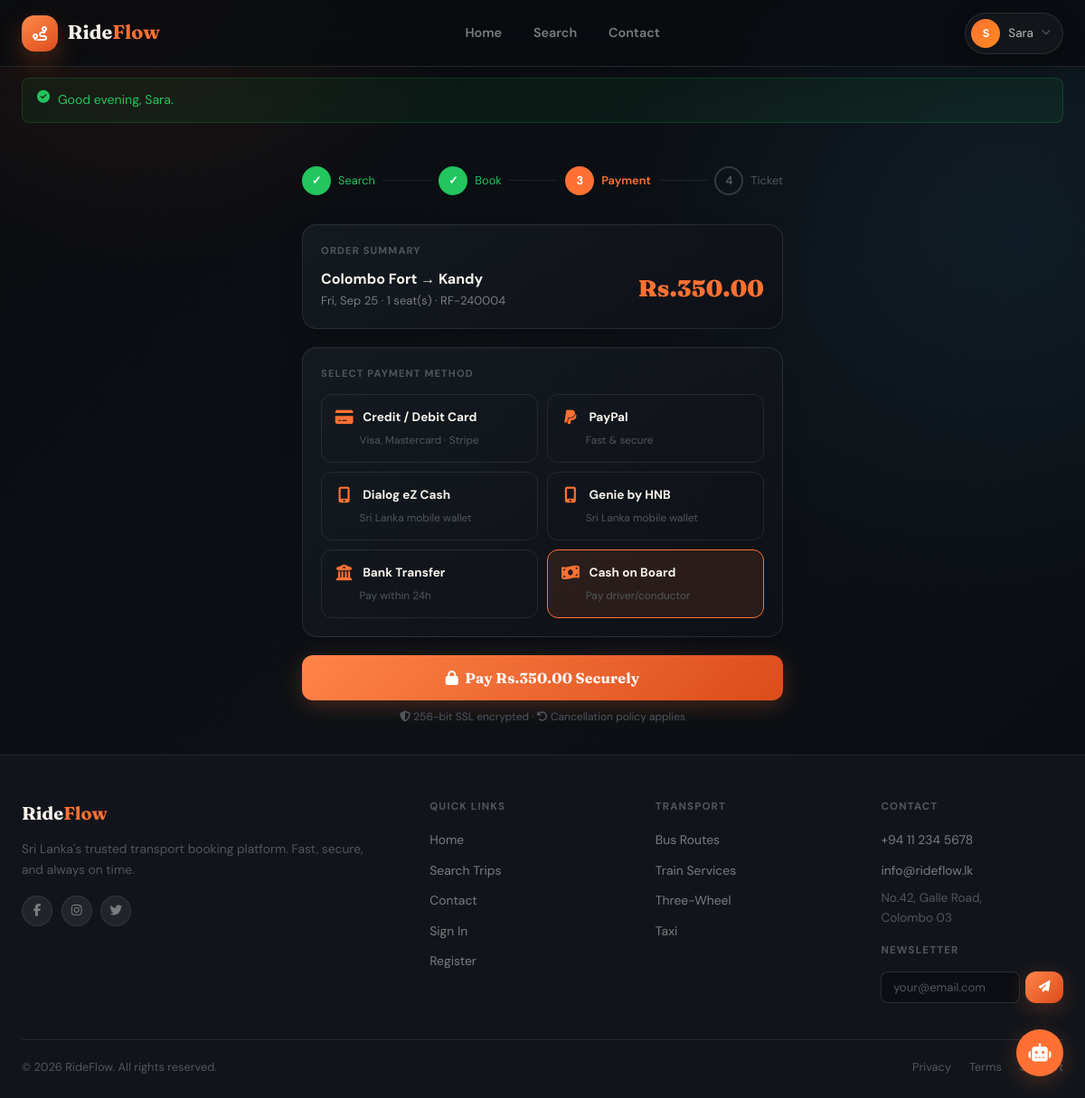
Screenshot of /payment/checkout.php?booking=4 (signed in) with the database file from the repository.
### tables this page shows
CREATE TABLE IF NOT EXISTS bookings (
  id               INT UNSIGNED AUTO_INCREMENT PRIMARY KEY,
  user_id          INT UNSIGNED NOT NULL,
  schedule_id      INT UNSIGNED NOT NULL,
  booking_ref      VARCHAR(20)  NOT NULL UNIQUE,
  seats_booked     INT          NOT NULL DEFAULT 1,
  total_fare       DECIMAL(10,2) NOT NULL DEFAULT 0.00,
  passenger_name   VARCHAR(120) NOT NULL,
  passenger_phone  VARCHAR(20)  NOT NULL,
  passenger_email  VARCHAR(180) NULL,
  booking_status   ENUM('pending','confirmed','cancelled','completed','no_show') NOT NULL DEFAULT 'pending',
  payment_status   ENUM('unpaid','paid','refunded','failed') NOT NULL DEFAULT 'unpaid',
  qr_code          TEXT         NULL COMMENT 'Base64 QR data',
  notes            TEXT         NULL,
  booked_at        TIMESTAMP DEFAULT CURRENT_TIMESTAMP,
  created_at       TIMESTAMP DEFAULT CURRENT_TIMESTAMP,
  updated_at       TIMESTAMP DEFAULT CURRENT_TIMESTAMP ON UPDATE CURRENT_TIMESTAMP,
  FOREIGN KEY (user_id)     REFERENCES users(id)     ON DELETE CASCADE,
  FOREIGN KEY (schedule_id) REFERENCES schedules(id) ON DELETE RESTRICT,
  INDEX idx_user     (user_id),
  INDEX idx_schedule (schedule_id),
  INDEX idx_status   (booking_status),
  INDEX idx_payment  (payment_status),
  INDEX idx_ref      (booking_ref)
);

CREATE TABLE IF NOT EXISTS routes (
  id                 INT UNSIGNED AUTO_INCREMENT PRIMARY KEY,
  type_id            INT UNSIGNED NOT NULL,
  route_name         VARCHAR(150) NOT NULL,
  origin             VARCHAR(100) NOT NULL,
  destination        VARCHAR(100) NOT NULL,
  distance_km        DECIMAL(8,2) NULL,
  estimated_duration VARCHAR(30)  NULL,
  status             ENUM('active','inactive') NOT NULL DEFAULT 'active',
  created_at         TIMESTAMP DEFAULT CURRENT_TIMESTAMP,
  FOREIGN KEY (type_id) REFERENCES transport_types(id) ON DELETE RESTRICT,
  INDEX idx_origin (origin),
  INDEX idx_dest   (destination),
  INDEX idx_type   (type_id)
);

CREATE TABLE IF NOT EXISTS schedules (
  id              INT UNSIGNED AUTO_INCREMENT PRIMARY KEY,
  route_id        INT UNSIGNED NOT NULL,
  vehicle_id      INT UNSIGNED NOT NULL,
  departure_date  DATE         NOT NULL,
  departure_time  TIME         NOT NULL,
  arrival_time    TIME         NULL,
  fare            DECIMAL(10,2) NOT NULL DEFAULT 0.00,
  available_seats INT          NOT NULL DEFAULT 0,
  status          ENUM('scheduled','departed','arrived','cancelled') NOT NULL DEFAULT 'scheduled',
  created_at      TIMESTAMP DEFAULT CURRENT_TIMESTAMP,
  FOREIGN KEY (route_id)   REFERENCES routes(id)   ON DELETE CASCADE,
  FOREIGN KEY (vehicle_id) REFERENCES vehicles(id) ON DELETE RESTRICT,
  INDEX idx_route   (route_id),
  INDEX idx_vehicle (vehicle_id),
  INDEX idx_date    (departure_date),
  INDEX idx_status  (status)
);

### payment/checkout.php (the view, shortened to what the rows shown need)
<?php
require_once RF_ROOT.'/config/database.php';
require_once RF_ROOT.'/includes/helpers.php';
$bookingId = (int)($_GET['booking'] ?? $_POST['booking_id'] ?? 0);
$booking = db_row("
    SELECT b.*, s.departure_date, s.departure_time, r.origin, r.destination, t.type_name
    FROM bookings b
    JOIN schedules s ON s.id=b.schedule_id
    JOIN routes r    ON r.id=s.route_id
    JOIN transport_types t ON t.id=r.type_id
    WHERE b.id=? AND b.user_id=?", [$bookingId, current_uid()]);
require_once RF_ROOT.'/includes/header.php';
?>
<div class="main-content">
<div class="container-sm" style="max-width:580px">
  <div class="card card-pad" style="margin-bottom:1.25rem">
    <div style="display:flex;justify-content:space-between;align-items:center">
      <div>
        <div style="font-weight:700;color:var(--chalk)"><?= e($booking['origin']) ?> → <?= e($booking['destination']) ?></div>
        <div style="font-size:.82rem;color:var(--chalk3)"><?= date('D, M j',strtotime($booking['departure_date'])) ?> · <?= $booking['seats_booked'] ?> seat(s) · <?= e($booking['booking_ref']) ?></div>
      </div>
      <div style="font-family:var(--ff-disp);font-size:1.6rem;font-weight:900;color:var(--fire)">
        Rs.<?= number_format($booking['total_fare'],2) ?>
      </div>
    </div>
  </div>
  <form method="POST">
    <div class="card card-pad" style="margin-bottom:1.25rem">
      <div class="label" style="margin-bottom:.85rem">Select Payment Method</div>
      <div style="display:grid;grid-template-columns:1fr 1fr;gap:.65rem">
      </div>
    </div>
    <button type="submit" class="btn btn-fire btn-full btn-lg" id="payBtn">
      <i class="fas fa-lock"></i> Pay Rs.<?= number_format($booking['total_fare'],2) ?> Securely
    </button>
    <div style="text-align:center;font-size:.75rem;color:var(--chalk4);margin-top:.55rem">
      <i class="fas fa-shield-alt"></i> 256-bit SSL encrypted · <i class="fas fa-undo"></i> Cancellation policy applies
    </div>
  </form>
</div>
</div>
<?php require_once RF_ROOT.'/includes/footer.php'; ?>

### rows the page displays
bookings: routes.origin "Colombo Fort", routes.destination "Kandy", schedule.departure_date "Fri, Sep 25", seats_booked "1", booking_ref "RF-240004", total_fare "350.00"

### other values shown
substr($_SESSION['uname'] ?? 'U', 0, 1) "S"
explode(' ',$_SESSION['uname']??'')[0] "Sara"
$_flash['msg'] "Good evening, Sara."
$gw['label'] "Credit / Debit Card"
$gw['sub'] "Visa, Mastercard · Stripe"
$gw['label'] "PayPal"
$gw['sub'] "Fast & secure"
$gw['label'] "Dialog eZ Cash"
$gw['sub'] "Sri Lanka mobile wallet"
$gw['label'] "Genie by HNB"
$gw['label'] "Bank Transfer"
$gw['sub'] "Pay within 24h"
$gw['label'] "Cash on Board"
$gw['sub'] "Pay driver/conductor"
